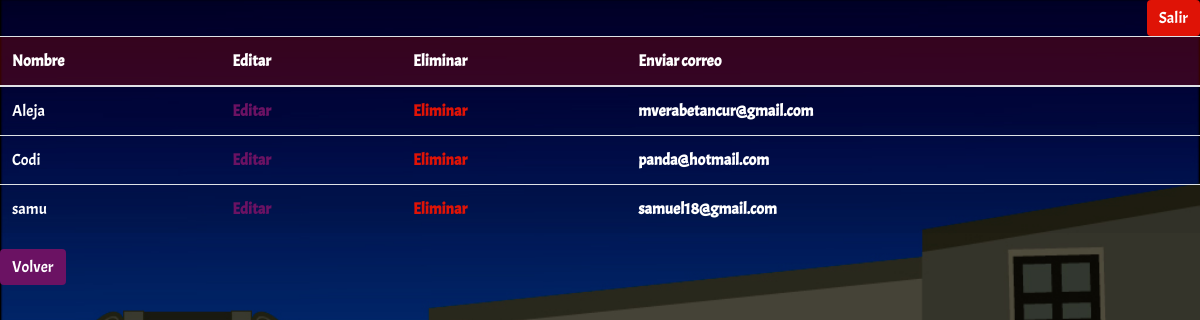
Before: /usuarios.php (signed in) with the older database file.
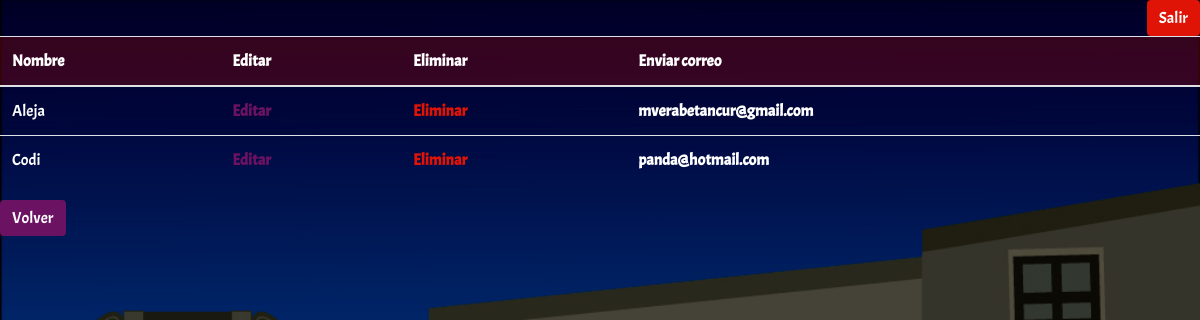
After: the same page with the newer database file.
### tables this page shows
CREATE TABLE IF NOT EXISTS `registro` (
  `ID` int(2) NOT NULL AUTO_INCREMENT,
  `Nombre` varchar(30) NOT NULL,
  `Correo` varchar(150) NOT NULL,
  PRIMARY KEY (`ID`),
  UNIQUE KEY `Correo` (`Correo`)
);

### usuarios.php (the view, shortened to what this page needs)
<?php
require "php/conexion.php";
$sql = "SELECT * FROM registro ";
$result = mysqli_query($link, $sql);
?>
<!DOCTYPE html>
<html>
<head>
	<link rel="stylesheet"  href="css/estilosModelo.css">
	<link rel="stylesheet"  href="css/bootstrap.min.css">
</head>
<body class="N">
   <a href="logout.php" class="btn BT float-right">Salir</a>
	<table class="table table-striped">
  <thead>
    <tr class="cabezalista">
      <th scope="col">Nombre</th>
      <th scope="col">Editar</th>
      <th scope="col">Eliminar</th>
      <th scope="col">Enviar correo</th>
    </tr>
  </thead>
  <tbody>
     <?php
     while($row = mysqli_fetch_array($result)){
  echo "<tr>";
  echo "<td>";
  echo $row ["Nombre"];
  echo "</td>";
  echo "<td>";
  echo "<a class='morado' ";
   echo " href='edit.php?idGente=".$row["ID"]."'>";
  echo "Editar";
  echo "</a>";
  echo "</td>";
  echo "<td>";
  echo "<a class='red' ";
   echo " href='eliminar.php?idGente=".$row["ID"]."'>";
  echo "Eliminar";
  echo "</a>";
  echo "</td>";
   echo "<td>";
   echo "<a class='blanco' ";
   echo " href='contacto2.php?idGente=".$row["ID"]."'>";
  echo $row["Correo"];
  echo "</a>";
  echo "</td>";
  echo "</tr>";
}
?>
  </tbody>
</table>
<a class="btn BB btn-warning" href="administrador.php">Volver</a>
</body>
</html>

### css/estilosModelo.css (style rules this page uses)
* { margin: 0 auto; padding: 0; border: 0; overflow:inherit; text-decoration:none !important; }
.quieto { overflow: hidden; }
.N { background-image: url(../img/1950Tran.jpg); background-size: cover; }
.BB { background-color: rgb(107,18,99) !important; }
.BT { background-color: rgb(223,19,6) !important; }
.btn { color: white !important; border-style: none !important; }
body { overflow-y: hidden; font-family: "Acme" !important; }
.cabezalista { background-color:rgba(132,8,8,0.4); }
th { color: white; }
td { color: white; }
.red { font-weight: bold; color: rgb(223,19,6); cursor: pointer; }
.blanco { font-weight: bold; color: white; cursor: pointer; }
.morado { font-weight: bold; color: rgb(107,18,99); cursor: pointer; }

Changed rows visible on the page:
removed registro: Nombre "samu", Correo "samuel18@gmail.com"
